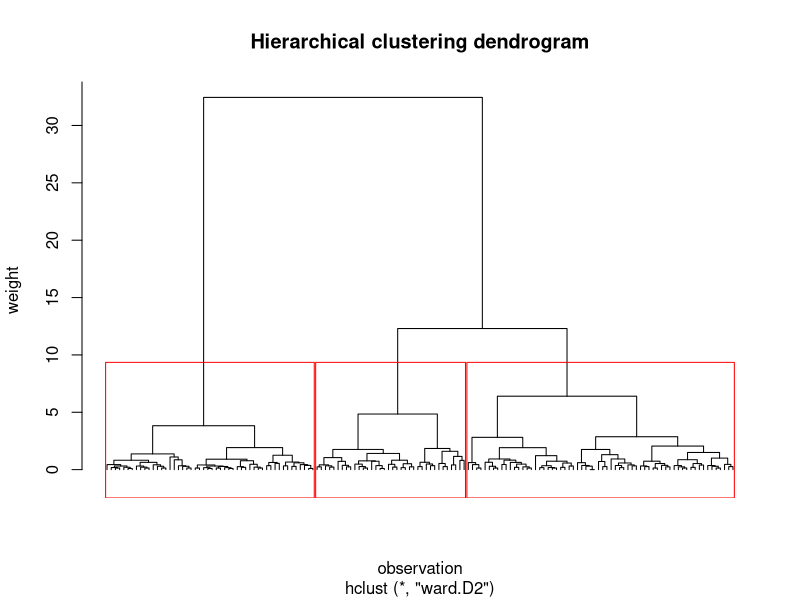

Generate this figure with R:
data(iris)
head(iris)
iris_data=iris[,1:4]
distance_matrix=dist(iris_data,method="euclidean")
print(distance_matrix)
hc_model<-hclust(distance_matrix,method="ward.D2")
print(hc_model)
plot(hc_model,labels=FALSE,hang=-1,main="Hierarchical clustering dendrogram",xlab="observation",ylab="weight")
rect.hclust(hc_model,k=3,border="red")
cluster<-cutree(hc_model,k=3)
cat("cluster assignment:\n")
print(cluster)
cat("\ncluster size:\n")
print(table (cluster))
